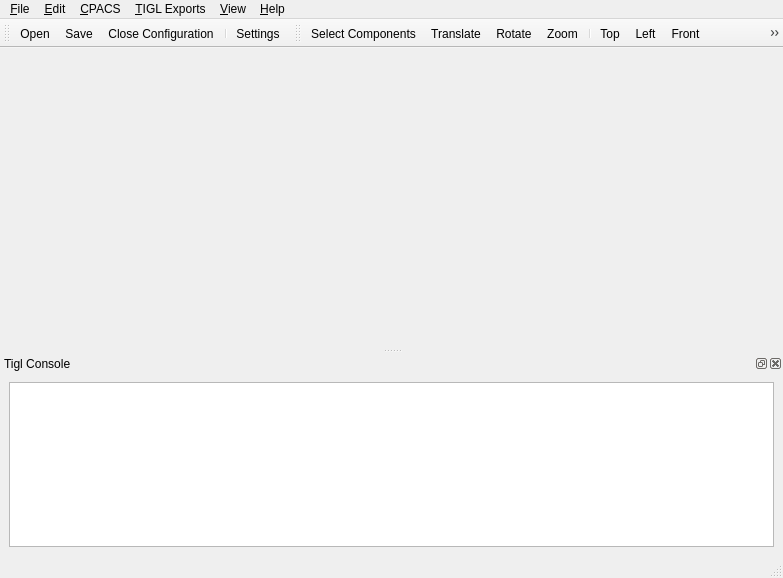
<?xml version="1.0" encoding="UTF-8"?>
<ui version="4.0">
 <class>TIGLViewerWindow</class>
 <widget class="QMainWindow" name="TIGLViewerWindow">
  <property name="geometry">
   <rect>
    <x>0</x>
    <y>0</y>
    <width>783</width>
    <height>578</height>
   </rect>
  </property>
  <property name="windowTitle">
   <string>MainWindow</string>
  </property>
  <property name="windowIcon">
   <iconset resource="TIGLViewer.qrc">
    <normaloff>:/TIGLViewer.ico</normaloff>:/TIGLViewer.ico</iconset>
  </property>
  <widget class="QWidget" name="centralwidget">
   <property name="sizePolicy">
    <sizepolicy hsizetype="Expanding" vsizetype="Expanding">
     <horstretch>0</horstretch>
     <verstretch>0</verstretch>
    </sizepolicy>
   </property>
   <layout class="QVBoxLayout" name="verticalLayout">
    <property name="margin">
     <number>0</number>
    </property>
    <item>
     <widget class="TIGLViewerWidget" name="myOCC" native="true">
      <property name="sizePolicy">
       <sizepolicy hsizetype="Preferred" vsizetype="Preferred">
        <horstretch>0</horstretch>
        <verstretch>70</verstretch>
       </sizepolicy>
      </property>
      <property name="minimumSize">
       <size>
        <width>0</width>
        <height>300</height>
       </size>
      </property>
     </widget>
    </item>
   </layout>
  </widget>
  <widget class="QMenuBar" name="menubar">
   <property name="geometry">
    <rect>
     <x>0</x>
     <y>0</y>
     <width>783</width>
     <height>21</height>
    </rect>
   </property>
   <widget class="QMenu" name="fileMenu">
    <property name="title">
     <string>&amp;File</string>
    </property>
    <widget class="QMenu" name="recentFileMenu">
     <property name="title">
      <string>&amp;Recent Files</string>
     </property>
    </widget>
    <addaction name="newAction"/>
    <addaction name="openAction"/>
    <addaction name="openScriptAction"/>
    <addaction name="recentFileMenu"/>
    <addaction name="saveAction"/>
    <addaction name="closeAction"/>
    <addaction name="printAction"/>
    <addaction name="setBackgroundAction"/>
    <addaction name="settingsAction"/>
    <addaction name="separator"/>
    <addaction name="exitAction"/>
   </widget>
   <widget class="QMenu" name="editMenu">
    <property name="title">
     <string>&amp;Edit</string>
    </property>
    <addaction name="undoAction"/>
    <addaction name="redoAction"/>
    <addaction name="separator"/>
    <addaction name="cutAction"/>
    <addaction name="copyAction"/>
    <addaction name="pasteAction"/>
   </widget>
   <widget class="QMenu" name="cpacsMenu">
    <property name="title">
     <string>&amp;CPACS</string>
    </property>
    <widget class="QMenu" name="menuAircraft">
     <property name="title">
      <string>Aircraft</string>
     </property>
     <addaction name="showAllWingsAndFuselagesAction"/>
     <addaction name="showAllWingsAndFuselagesSurfacePointsAction"/>
     <addaction name="drawFusedAircraftAction"/>
     <addaction name="showFusedAirplaneTriangulation"/>
     <addaction name="drawWingFuselageLineAction"/>
     <addaction name="drawFarFieldAction"/>
    </widget>
    <widget class="QMenu" name="menuWings">
     <property name="title">
      <string>Wings</string>
     </property>
     <addaction name="drawWingsAction"/>
     <addaction name="drawFusedWingAction"/>
     <addaction name="drawWingShellAction"/>
     <addaction name="drawWingComponentSegmentAction"/>
     <addaction name="drawWingTriangulationAction"/>
     <addaction name="drawWingProfilesAction"/>
     <addaction name="separator"/>
     <addaction name="drawWingSamplePointsAction"/>
     <addaction name="drawWingOverlayCPACSProfilePointsAction"/>
     <addaction name="drawWingCSPointAction"/>
    </widget>
    <widget class="QMenu" name="menuFuselages">
     <property name="title">
      <string>Fuselages</string>
     </property>
     <addaction name="drawFuselageAction"/>
     <addaction name="drawFuselageProfilesAction"/>
     <addaction name="drawFuselageTriangulationAction"/>
     <addaction name="drawFuselageSamplePointsAction"/>
     <addaction name="drawFuselageSamplePointsAngleAction"/>
     <addaction name="drawFusedFuselageAction"/>
    </widget>
    <addaction name="menuAircraft"/>
    <addaction name="menuWings"/>
    <addaction name="menuFuselages"/>
   </widget>
   <widget class="QMenu" name="tiglMenu">
    <property name="title">
     <string>&amp;TIGL Exports</string>
    </property>
    <widget class="QMenu" name="menuExport_to_IGES">
     <property name="title">
      <string>Export to IGES</string>
     </property>
     <addaction name="tiglExportIgesAction"/>
     <addaction name="tiglExportStructuredIgesAction"/>
     <addaction name="tiglExportFusedIgesAction"/>
    </widget>
    <widget class="QMenu" name="menuExport_to_STEP">
     <property name="title">
      <string>Export to STEP</string>
     </property>
     <addaction name="tiglExportStepAction"/>
     <addaction name="tiglExportFusedStepAction"/>
     <addaction name="tiglExportStepWithMetaDataAction"/>
    </widget>
    <widget class="QMenu" name="menuExport_to_VTK">
     <property name="title">
      <string>Export to VTK</string>
     </property>
     <addaction name="tiglExportMeshedWingVTK"/>
     <addaction name="tiglExportMeshedWingVTKsimple"/>
     <addaction name="tiglExportMeshedFuselageVTK"/>
     <addaction name="tiglExportMeshedFuselageVTKsimple"/>
     <addaction name="tiglExportMeshedConfigVTKNoFuse"/>
     <addaction name="tiglExportMeshedConfigVTK"/>
    </widget>
    <widget class="QMenu" name="menuExport_to_STL">
     <property name="title">
      <string>Export to STL</string>
     </property>
     <addaction name="tiglExportMeshedWingSTL"/>
     <addaction name="tiglExportMeshedFuselageSTL"/>
    </widget>
    <widget class="QMenu" name="menuExport_to_Collada">
     <property name="title">
      <string>Export to Collada</string>
     </property>
     <addaction name="tiglExportWingColladaAction"/>
     <addaction name="tiglExportFuselageColladaAction"/>
    </widget>
    <addaction name="menuExport_to_IGES"/>
    <addaction name="menuExport_to_VTK"/>
    <addaction name="menuExport_to_STEP"/>
    <addaction name="menuExport_to_STL"/>
    <addaction name="menuExport_to_Collada"/>
   </widget>
   <widget class="QMenu" name="viewMenu">
    <property name="title">
     <string>&amp;View</string>
    </property>
    <widget class="QMenu" name="viewDisplayMenu">
     <property name="title">
      <string>&amp;Display</string>
     </property>
     <addaction name="viewFrontAction"/>
     <addaction name="viewBackAction"/>
     <addaction name="viewTopAction"/>
     <addaction name="viewBottomAction"/>
     <addaction name="viewLeftAction"/>
     <addaction name="viewRightAction"/>
     <addaction name="separator"/>
     <addaction name="viewAxoAction"/>
     <addaction name="viewGridAction"/>
     <addaction name="separator"/>
     <addaction name="viewResetAction"/>
     <addaction name="viewZoomInAction"/>
     <addaction name="viewZoomOutAction"/>
     <addaction name="separator"/>
     <addaction name="showConsoleAction"/>
     <addaction name="showWireframeAction"/>
    </widget>
    <widget class="QMenu" name="viewActionsMenu">
     <property name="title">
      <string>&amp;Actions</string>
     </property>
     <addaction name="fitAction"/>
     <addaction name="fitAllAction"/>
     <addaction name="zoomAction"/>
     <addaction name="panAction"/>
     <addaction name="rotAction"/>
    </widget>
    <widget class="QMenu" name="gridMenu">
     <property name="title">
      <string>&amp;Grid</string>
     </property>
     <addaction name="gridOnAction"/>
     <addaction name="separator"/>
     <addaction name="gridXYAction"/>
     <addaction name="gridXZAction"/>
     <addaction name="gridYZAction"/>
     <addaction name="separator"/>
     <addaction name="gridRectAction"/>
     <addaction name="gridCircAction"/>
    </widget>
    <addaction name="viewDisplayMenu"/>
    <addaction name="separator"/>
    <addaction name="viewActionsMenu"/>
    <addaction name="separator"/>
    <addaction name="gridMenu"/>
   </widget>
   <widget class="QMenu" name="helpMenu">
    <property name="title">
     <string>&amp;Help</string>
    </property>
    <addaction name="aboutAction"/>
    <addaction name="aboutQtAction"/>
   </widget>
   <addaction name="fileMenu"/>
   <addaction name="editMenu"/>
   <addaction name="cpacsMenu"/>
   <addaction name="tiglMenu"/>
   <addaction name="viewMenu"/>
   <addaction name="helpMenu"/>
  </widget>
  <widget class="QStatusBar" name="statusbar"/>
  <widget class="QToolBar" name="toolBar">
   <property name="windowTitle">
    <string>File</string>
   </property>
   <attribute name="toolBarArea">
    <enum>TopToolBarArea</enum>
   </attribute>
   <attribute name="toolBarBreak">
    <bool>false</bool>
   </attribute>
   <addaction name="openAction"/>
   <addaction name="saveAction"/>
   <addaction name="closeAction"/>
   <addaction name="separator"/>
   <addaction name="settingsAction"/>
  </widget>
  <widget class="QToolBar" name="toolBarView">
   <property name="windowTitle">
    <string>Views</string>
   </property>
   <attribute name="toolBarArea">
    <enum>TopToolBarArea</enum>
   </attribute>
   <attribute name="toolBarBreak">
    <bool>false</bool>
   </attribute>
   <addaction name="selectAction"/>
   <addaction name="panAction"/>
   <addaction name="rotAction"/>
   <addaction name="zoomAction"/>
   <addaction name="separator"/>
   <addaction name="viewTopAction"/>
   <addaction name="viewLeftAction"/>
   <addaction name="viewFrontAction"/>
   <addaction name="viewAxoAction"/>
  </widget>
  <widget class="QDockWidget" name="consoleDockWidget">
   <property name="windowTitle">
    <string>Tigl Console</string>
   </property>
   <attribute name="dockWidgetArea">
    <number>8</number>
   </attribute>
   <widget class="QWidget" name="dockWidgetContents_2">
    <layout class="QVBoxLayout" name="verticalLayout2">
     <item>
      <widget class="Console" name="console">
       <property name="baseSize">
        <size>
         <width>0</width>
         <height>100</height>
        </size>
       </property>
      </widget>
     </item>
    </layout>
   </widget>
  </widget>
  <action name="newAction">
   <property name="text">
    <string>&amp;New</string>
   </property>
   <property name="toolTip">
    <string>Create a new file</string>
   </property>
   <property name="shortcut">
    <string>Ctrl+N</string>
   </property>
  </action>
  <action name="openAction">
   <property name="icon">
    <iconset resource="TIGLViewer.qrc">
     <normaloff>:/gfx/document-open.png</normaloff>:/gfx/document-open.png</iconset>
   </property>
   <property name="text">
    <string>&amp;Open...</string>
   </property>
   <property name="toolTip">
    <string>Open an existing file</string>
   </property>
   <property name="shortcut">
    <string>Ctrl+O</string>
   </property>
  </action>
  <action name="openScriptAction">
   <property name="text">
    <string>Open Script</string>
   </property>
   <property name="toolTip">
    <string>Open a script file</string>
   </property>
  </action>
  <action name="actionRecent_Files">
   <property name="text">
    <string>Recent Files</string>
   </property>
  </action>
  <action name="actionBlubb">
   <property name="text">
    <string>blubb</string>
   </property>
  </action>
  <action name="saveAction">
   <property name="icon">
    <iconset resource="TIGLViewer.qrc">
     <normaloff>:/gfx/document-save.png</normaloff>:/gfx/document-save.png</iconset>
   </property>
   <property name="text">
    <string>&amp;Save</string>
   </property>
   <property name="toolTip">
    <string>Save the document to disk</string>
   </property>
   <property name="shortcut">
    <string>Ctrl+S</string>
   </property>
  </action>
  <action name="printAction">
   <property name="text">
    <string>&amp;Print</string>
   </property>
   <property name="toolTip">
    <string>Print the document</string>
   </property>
   <property name="shortcut">
    <string>Ctrl+P</string>
   </property>
  </action>
  <action name="setBackgroundAction">
   <property name="text">
    <string>&amp;Load Background Image</string>
   </property>
   <property name="toolTip">
    <string>Set Background Image from file</string>
   </property>
   <property name="shortcut">
    <string>Ctrl+B</string>
   </property>
  </action>
  <action name="exitAction">
   <property name="text">
    <string>Exit</string>
   </property>
   <property name="toolTip">
    <string>Exit the application</string>
   </property>
   <property name="shortcut">
    <string>Ctrl+Q</string>
   </property>
  </action>
  <action name="undoAction">
   <property name="text">
    <string>&amp;Undo</string>
   </property>
   <property name="toolTip">
    <string>Undo the last operation</string>
   </property>
   <property name="shortcut">
    <string>Ctrl+Z</string>
   </property>
  </action>
  <action name="redoAction">
   <property name="text">
    <string>&amp;Redo</string>
   </property>
   <property name="toolTip">
    <string>Redo the last operation</string>
   </property>
   <property name="shortcut">
    <string>Ctrl+Y</string>
   </property>
  </action>
  <action name="cutAction">
   <property name="text">
    <string>Cu&amp;t</string>
   </property>
   <property name="toolTip">
    <string>Cut the current selection's contents to the clipboard</string>
   </property>
   <property name="shortcut">
    <string>Ctrl+X</string>
   </property>
  </action>
  <action name="copyAction">
   <property name="text">
    <string>&amp;Copy</string>
   </property>
   <property name="toolTip">
    <string>Copy the current selection's contents to the clipboard</string>
   </property>
   <property name="shortcut">
    <string>Ctrl+C</string>
   </property>
  </action>
  <action name="pasteAction">
   <property name="text">
    <string>&amp;Paste</string>
   </property>
   <property name="toolTip">
    <string>Paste the clipboard's contents into the current selection</string>
   </property>
   <property name="shortcut">
    <string>Ctrl+V</string>
   </property>
  </action>
  <action name="showAllWingsAndFuselagesAction">
   <property name="text">
    <string>Show all Fuselages and Wings</string>
   </property>
   <property name="statusTip">
    <string>Show all Fuselages and Wings</string>
   </property>
   <property name="whatsThis">
    <string>Show all Fuselages and Wings</string>
   </property>
  </action>
  <action name="showAllWingsAndFuselagesSurfacePointsAction">
   <property name="text">
    <string>Show sample Surface points on Fuselage and Wings</string>
   </property>
   <property name="toolTip">
    <string>Show sample Surface points on Fuselages and Wings</string>
   </property>
   <property name="statusTip">
    <string>Show sample Surface points on Fuselages and Wings</string>
   </property>
  </action>
  <action name="drawFusedAircraftAction">
   <property name="text">
    <string>Show the complete Aircraft fused (slow)</string>
   </property>
   <property name="statusTip">
    <string>Show the complete Aircraft fused</string>
   </property>
  </action>
  <action name="drawWingsAction">
   <property name="text">
    <string>Show Wing</string>
   </property>
   <property name="toolTip">
    <string>Show a wing only</string>
   </property>
  </action>
  <action name="drawWingProfilesAction">
   <property name="text">
    <string>Show Wing Profiles</string>
   </property>
   <property name="toolTip">
    <string>Show the profiles of a wing</string>
   </property>
   <property name="statusTip">
    <string>Show the profiles of a wing</string>
   </property>
  </action>
  <action name="drawWingOverlayCPACSProfilePointsAction">
   <property name="text">
    <string>Show Wing overlay profile points</string>
   </property>
   <property name="toolTip">
    <string>Show the points of a wing profile</string>
   </property>
  </action>
  <action name="drawWingTriangulationAction">
   <property name="text">
    <string>Show Wing triangulation</string>
   </property>
   <property name="toolTip">
    <string>Shows the triangulation of a wing</string>
   </property>
  </action>
  <action name="drawWingSamplePointsAction">
   <property name="text">
    <string>Show Sample Wing points</string>
   </property>
   <property name="toolTip">
    <string>Show sample points on a wing</string>
   </property>
   <property name="statusTip">
    <string/>
   </property>
  </action>
  <action name="drawFusedWingAction">
   <property name="text">
    <string>Show Fused Wing</string>
   </property>
   <property name="toolTip">
    <string>Shows a fused wing</string>
   </property>
   <property name="statusTip">
    <string>Shows a fused wing</string>
   </property>
  </action>
  <action name="drawWingComponentSegmentAction">
   <property name="text">
    <string>Show Wing Component Segment</string>
   </property>
   <property name="statusTip">
    <string>Shows a wing component segment</string>
   </property>
   <property name="whatsThis">
    <string>Shows a wing component segment</string>
   </property>
  </action>
  <action name="drawFuselageAction">
   <property name="text">
    <string>Show Fuselage</string>
   </property>
   <property name="toolTip">
    <string>Shows a fuselage</string>
   </property>
   <property name="statusTip">
    <string>Shows a fuselage.</string>
   </property>
  </action>
  <action name="drawFuselageProfilesAction">
   <property name="text">
    <string>Show Fuselage Profiles</string>
   </property>
   <property name="toolTip">
    <string>Show the profiles of a fuselage</string>
   </property>
   <property name="statusTip">
    <string>Show the profiles of a fuselage</string>
   </property>
  </action>
  <action name="drawFuselageTriangulationAction">
   <property name="text">
    <string>Show Fuselage triangulation</string>
   </property>
   <property name="toolTip">
    <string>Shows the triangulation of a fuselage</string>
   </property>
   <property name="statusTip">
    <string>Shows the triangulation of a fuselage.</string>
   </property>
  </action>
  <action name="drawFuselageSamplePointsAction">
   <property name="text">
    <string>Show Sample Fuselage points</string>
   </property>
   <property name="toolTip">
    <string>Show sample points on a fuselage</string>
   </property>
   <property name="statusTip">
    <string>Show sample points on a fuselage.</string>
   </property>
  </action>
  <action name="drawFuselageSamplePointsAngleAction">
   <property name="text">
    <string>Show Sample Fuselage point at Angle</string>
   </property>
   <property name="toolTip">
    <string>Show sample point on a fuselage at user defined angle and eta = 0.5</string>
   </property>
   <property name="statusTip">
    <string>Show sample point on a fuselage at user defined angle and eta = 0.5</string>
   </property>
  </action>
  <action name="drawFusedFuselageAction">
   <property name="text">
    <string>Show Fused Fuselage</string>
   </property>
   <property name="toolTip">
    <string>Show a fused fuselage</string>
   </property>
   <property name="statusTip">
    <string>Show a fused fuselage.</string>
   </property>
  </action>
  <action name="tiglExportIgesAction">
   <property name="text">
    <string>Export Model as IGES</string>
   </property>
   <property name="statusTip">
    <string>Export Model as IGES.</string>
   </property>
  </action>
  <action name="tiglExportFusedIgesAction">
   <property name="text">
    <string>Export Fused Model as IGES</string>
   </property>
   <property name="statusTip">
    <string>Export Fused Model as IGES.</string>
   </property>
  </action>
  <action name="tiglExportStepAction">
   <property name="text">
    <string>Export Model as STEP</string>
   </property>
   <property name="statusTip">
    <string>Export Model as STEP.</string>
   </property>
  </action>
  <action name="tiglExportStepWithMetaDataAction">
   <property name="text">
    <string>Export Model as STEP with CPACS MetaData</string>
   </property>
   <property name="statusTip">
    <string>Export Model as STEP.</string>
   </property>
  </action>
  <action name="tiglExportMeshedWingSTL">
   <property name="text">
    <string>Export meshed Wing as STL</string>
   </property>
   <property name="statusTip">
    <string>Export meshed Wing as STL.</string>
   </property>
  </action>
  <action name="tiglExportMeshedWingVTK">
   <property name="text">
    <string>Export meshed Wing as VTK</string>
   </property>
   <property name="statusTip">
    <string>Export meshed Wing as VTK.</string>
   </property>
  </action>
  <action name="tiglExportMeshedWingVTKsimple">
   <property name="text">
    <string>Export meshed Wing as simple VTK</string>
   </property>
   <property name="toolTip">
    <string>Export meshed Wing as simple VTK - no cpacs related export</string>
   </property>
   <property name="statusTip">
    <string>Export meshed Wing as simple VTK - no cpacs related export.</string>
   </property>
  </action>
  <action name="tiglExportMeshedFuselageVTK">
   <property name="text">
    <string>Export meshed Fuselage as VTK</string>
   </property>
   <property name="statusTip">
    <string>Export meshed Fuselage as VTK.</string>
   </property>
  </action>
  <action name="tiglExportMeshedFuselageVTKsimple">
   <property name="text">
    <string>Export meshed Fuselage as simple VTK</string>
   </property>
   <property name="toolTip">
    <string>Export meshed Fuselage as simple VTK - no cpacs realted export</string>
   </property>
   <property name="statusTip">
    <string>Export meshed Fuselage as simple VTK - no cpacs realted export.</string>
   </property>
  </action>
  <action name="tiglExportMeshedFuselageSTL">
   <property name="text">
    <string>Export meshed Fuselage as STL</string>
   </property>
   <property name="statusTip">
    <string>Export meshed Fuselage as STL.</string>
   </property>
  </action>
  <action name="viewFrontAction">
   <property name="icon">
    <iconset resource="TIGLViewer.qrc">
     <normaloff>:/gfx/view-front.png</normaloff>:/gfx/view-front.png</iconset>
   </property>
   <property name="text">
    <string>Front</string>
   </property>
   <property name="toolTip">
    <string>View from front</string>
   </property>
   <property name="shortcut">
    <string>1</string>
   </property>
  </action>
  <action name="viewBackAction">
   <property name="text">
    <string>Back</string>
   </property>
   <property name="toolTip">
    <string>View from the back</string>
   </property>
   <property name="shortcut">
    <string>2</string>
   </property>
  </action>
  <action name="viewTopAction">
   <property name="icon">
    <iconset resource="TIGLViewer.qrc">
     <normaloff>:/gfx/view-top.png</normaloff>:/gfx/view-top.png</iconset>
   </property>
   <property name="text">
    <string>Top</string>
   </property>
   <property name="toolTip">
    <string>View from the top</string>
   </property>
   <property name="shortcut">
    <string>3</string>
   </property>
  </action>
  <action name="viewBottomAction">
   <property name="text">
    <string>Bottom</string>
   </property>
   <property name="toolTip">
    <string>View from the bottom</string>
   </property>
   <property name="shortcut">
    <string>4</string>
   </property>
  </action>
  <action name="viewLeftAction">
   <property name="icon">
    <iconset resource="TIGLViewer.qrc">
     <normaloff>:/gfx/view-left.png</normaloff>:/gfx/view-left.png</iconset>
   </property>
   <property name="text">
    <string>Left</string>
   </property>
   <property name="toolTip">
    <string>View from the left</string>
   </property>
   <property name="shortcut">
    <string>5</string>
   </property>
  </action>
  <action name="viewRightAction">
   <property name="text">
    <string>Right</string>
   </property>
   <property name="toolTip">
    <string>View from the right</string>
   </property>
   <property name="shortcut">
    <string>6</string>
   </property>
  </action>
  <action name="viewAxoAction">
   <property name="icon">
    <iconset resource="TIGLViewer.qrc">
     <normaloff>:/gfx/view-axo.png</normaloff>:/gfx/view-axo.png</iconset>
   </property>
   <property name="text">
    <string>Axonometric</string>
   </property>
   <property name="toolTip">
    <string>Axonometric view</string>
   </property>
   <property name="shortcut">
    <string>Ctrl+D</string>
   </property>
  </action>
  <action name="viewGridAction">
   <property name="text">
    <string>Grid</string>
   </property>
   <property name="toolTip">
    <string>View on the grid</string>
   </property>
  </action>
  <action name="viewResetAction">
   <property name="text">
    <string>Reset</string>
   </property>
   <property name="toolTip">
    <string>Reset the view</string>
   </property>
  </action>
  <action name="viewZoomInAction">
   <property name="text">
    <string>Zoom in</string>
   </property>
   <property name="toolTip">
    <string>Zoom in the view</string>
   </property>
   <property name="shortcut">
    <string>+</string>
   </property>
  </action>
  <action name="viewZoomOutAction">
   <property name="text">
    <string>Zoom out</string>
   </property>
   <property name="toolTip">
    <string>Zoom out the view</string>
   </property>
   <property name="shortcut">
    <string>-</string>
   </property>
  </action>
  <action name="backgroundAction">
   <property name="text">
    <string>Change &amp;Background</string>
   </property>
   <property name="toolTip">
    <string>Change the background color</string>
   </property>
  </action>
  <action name="fitAction">
   <property name="text">
    <string>&amp;Fit Window</string>
   </property>
   <property name="toolTip">
    <string>Fit to window</string>
   </property>
   <property name="shortcut">
    <string>Ctrl+F</string>
   </property>
  </action>
  <action name="fitAllAction">
   <property name="text">
    <string>Fit &amp;All</string>
   </property>
   <property name="toolTip">
    <string>Fit contents to viewport</string>
   </property>
   <property name="shortcut">
    <string>Ctrl+A</string>
   </property>
  </action>
  <action name="zoomAction">
   <property name="icon">
    <iconset resource="TIGLViewer.qrc">
     <normaloff>:/gfx/zoom.png</normaloff>:/gfx/zoom.png</iconset>
   </property>
   <property name="text">
    <string>&amp;Zoom</string>
   </property>
   <property name="toolTip">
    <string>Zoom in window</string>
   </property>
   <property name="shortcut">
    <string>Ctrl+E</string>
   </property>
  </action>
  <action name="panAction">
   <property name="icon">
    <iconset resource="TIGLViewer.qrc">
     <normaloff>:/gfx/translate.png</normaloff>:/gfx/translate.png</iconset>
   </property>
   <property name="text">
    <string>&amp;Translate</string>
   </property>
   <property name="toolTip">
    <string>Window panning</string>
   </property>
   <property name="shortcut">
    <string>Ctrl+T</string>
   </property>
  </action>
  <action name="rotAction">
   <property name="icon">
    <iconset resource="TIGLViewer.qrc">
     <normaloff>:/gfx/rotate.png</normaloff>:/gfx/rotate.png</iconset>
   </property>
   <property name="text">
    <string>&amp;Rotate</string>
   </property>
   <property name="toolTip">
    <string>Rotate</string>
   </property>
   <property name="shortcut">
    <string>Ctrl+R</string>
   </property>
  </action>
  <action name="gridOnAction">
   <property name="checkable">
    <bool>true</bool>
   </property>
   <property name="checked">
    <bool>true</bool>
   </property>
   <property name="text">
    <string>&amp;Grid On</string>
   </property>
   <property name="iconText">
    <string>Show grid</string>
   </property>
   <property name="toolTip">
    <string>Turn the grid on/off</string>
   </property>
   <property name="statusTip">
    <string>Turn the grid on/off</string>
   </property>
   <property name="shortcut">
    <string>Ctrl+G</string>
   </property>
  </action>
  <action name="gridOffAction">
   <property name="text">
    <string>Gri&amp;d Off</string>
   </property>
   <property name="toolTip">
    <string>Turn the grid off</string>
   </property>
   <property name="shortcut">
    <string>Ctrl+J</string>
   </property>
  </action>
  <action name="gridXYAction">
   <property name="text">
    <string>XY Grid</string>
   </property>
   <property name="toolTip">
    <string>Grid on XY Plane</string>
   </property>
  </action>
  <action name="gridXZAction">
   <property name="text">
    <string>XZ Grid</string>
   </property>
   <property name="toolTip">
    <string>Grid on XZ Plane</string>
   </property>
   <property name="shortcut">
    <string>Ctrl+Y</string>
   </property>
  </action>
  <action name="gridYZAction">
   <property name="text">
    <string>YZ Grid</string>
   </property>
   <property name="toolTip">
    <string>Grid on YZ Plane</string>
   </property>
  </action>
  <action name="gridRectAction">
   <property name="text">
    <string>Rectangular</string>
   </property>
   <property name="statusTip">
    <string>Rectangular grid</string>
   </property>
  </action>
  <action name="gridCircAction">
   <property name="text">
    <string>Polar</string>
   </property>
   <property name="toolTip">
    <string>Polar grid</string>
   </property>
  </action>
  <action name="aboutAction">
   <property name="text">
    <string>&amp;About</string>
   </property>
   <property name="toolTip">
    <string>Show the application's About box</string>
   </property>
  </action>
  <action name="aboutQtAction">
   <property name="text">
    <string>About &amp;Qt</string>
   </property>
   <property name="toolTip">
    <string>Show the Qt library's About box</string>
   </property>
  </action>
  <action name="showConsoleAction">
   <property name="checkable">
    <bool>true</bool>
   </property>
   <property name="checked">
    <bool>true</bool>
   </property>
   <property name="text">
    <string>Console</string>
   </property>
   <property name="shortcut">
    <string>Alt+D</string>
   </property>
  </action>
  <action name="showScriptAction">
   <property name="checkable">
    <bool>true</bool>
   </property>
   <property name="checked">
    <bool>true</bool>
   </property>
   <property name="text">
    <string>ScriptInput</string>
   </property>
   <property name="shortcut">
    <string>Alt+S</string>
   </property>
  </action>
  <action name="showWireframeAction">
   <property name="checkable">
    <bool>true</bool>
   </property>
   <property name="text">
    <string>Wireframe</string>
   </property>
   <property name="statusTip">
    <string>Show wireframes</string>
   </property>
   <property name="shortcut">
    <string>Ctrl+W</string>
   </property>
  </action>
  <action name="drawWingFuselageLineAction">
   <property name="text">
    <string>Draw Fuseling/Wing Intersection line</string>
   </property>
  </action>
  <action name="showFusedAirplaneTriangulation">
   <property name="text">
    <string>Show fused Airplane Triangulation (slow)</string>
   </property>
  </action>
  <action name="closeAction">
   <property name="icon">
    <iconset resource="TIGLViewer.qrc">
     <normaloff>:/gfx/document-close.png</normaloff>:/gfx/document-close.png</iconset>
   </property>
   <property name="text">
    <string>&amp;Close Configuration</string>
   </property>
  </action>
  <action name="selectAction">
   <property name="icon">
    <iconset resource="TIGLViewer.qrc">
     <normaloff>:/gfx/select.png</normaloff>:/gfx/select.png</iconset>
   </property>
   <property name="text">
    <string>Select Components</string>
   </property>
   <property name="toolTip">
    <string>Select Components</string>
   </property>
  </action>
  <action name="settingsAction">
   <property name="icon">
    <iconset resource="TIGLViewer.qrc">
     <normaloff>:/gfx/settings.png</normaloff>:/gfx/settings.png</iconset>
   </property>
   <property name="text">
    <string>Settings</string>
   </property>
  </action>
  <action name="drawWingShellAction">
   <property name="text">
    <string>Show Wing Shells</string>
   </property>
  </action>
  <action name="tiglExportStructuredIgesAction">
   <property name="text">
    <string>Export Model as structed IGES</string>
   </property>
   <property name="iconText">
    <string>Export Model as IGES with CPACS metadata</string>
   </property>
   <property name="toolTip">
    <string>Export Model as IGES with CPACS metadata</string>
   </property>
  </action>
  <action name="tiglExportWingColladaAction">
   <property name="text">
    <string>Export Wing</string>
   </property>
  </action>
  <action name="tiglExportFuselageColladaAction">
   <property name="text">
    <string>Export Fuselage</string>
   </property>
  </action>
  <action name="drawWingCSPointAction">
   <property name="text">
    <string>Show Wing Component Segment Point</string>
   </property>
  </action>
  <action name="tiglExportMeshedConfigVTK">
   <property name="text">
    <string>Export fused Configuration VTK (slow)</string>
   </property>
  </action>
  <action name="tiglExportMeshedConfigVTKNoFuse">
   <property name="text">
    <string>Export Configuration VTK (not fused)</string>
   </property>
  </action>
  <action name="drawFarFieldAction">
   <property name="enabled">
    <bool>false</bool>
   </property>
   <property name="text">
    <string>Draw Far Field</string>
   </property>
  </action>
  <action name="tiglExportFusedStepAction">
   <property name="text">
    <string>Export fused/trimmed Model as STEP</string>
   </property>
  </action>
 </widget>
 <customwidgets>
  <customwidget>
   <class>TIGLViewerWidget</class>
   <extends>QWidget</extends>
   <header>TIGLViewerWidget.h</header>
   <container>1</container>
  </customwidget>
  <customwidget>
   <class>Console</class>
   <extends>QPlainTextEdit</extends>
   <header>TiglViewerConsole.h</header>
  </customwidget>
 </customwidgets>
 <resources>
  <include location="TIGLViewer.qrc"/>
 </resources>
 <connections/>
</ui>
